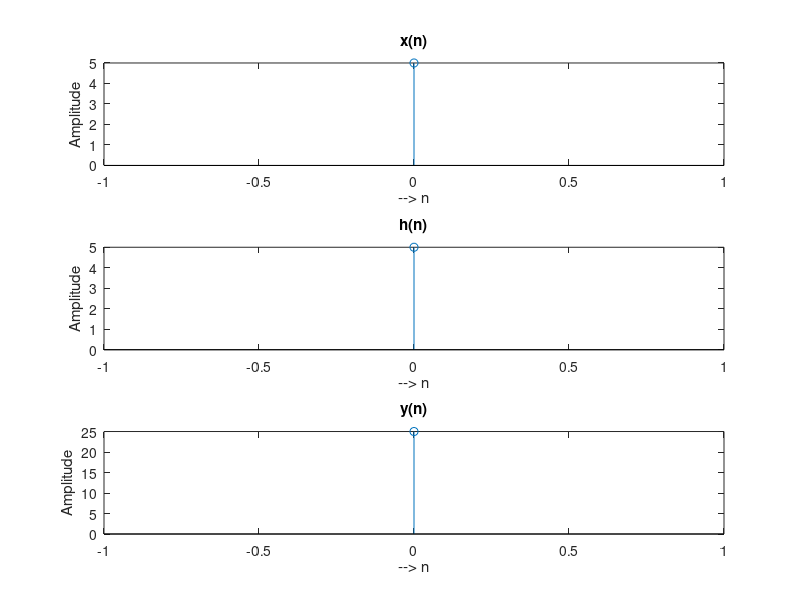

Recreate this plot in MATLAB.
clc;
clear all;
close all;

x = input("x seq: ");
h = input("h seq: ");
y = conv(x,h);
disp(y)

subplot(3,1,1);
t = 0 : length(x)-1 ;
stem(t,x)
xlabel("--> n");
ylabel("Amplitude");
title("x(n)");

subplot(3,1,2);
t = 0 : length(h)-1 ;
stem(t,h)
xlabel("--> n");
ylabel("Amplitude");
title("h(n)");

subplot(3,1,3);
t = 0 : length(y)-1 ;
stem(t,y)
xlabel("--> n");
ylabel("Amplitude");
title("y(n)");
